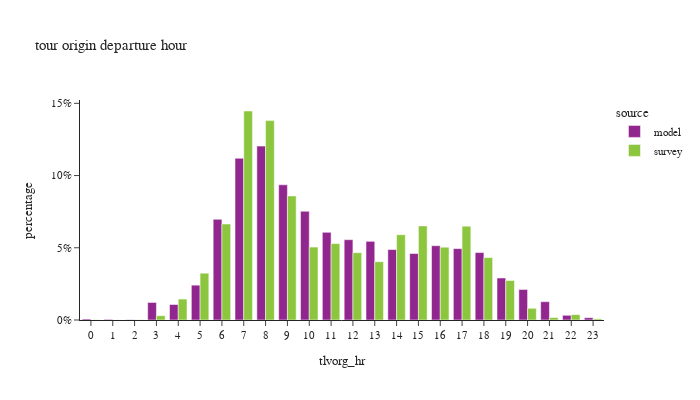

Notebook code for this chart:
### Code cell
df_plot = df_tour.groupby(['tlvorg_hr','source'])['toexpfac'].agg(sample_count='size', toexpfac='sum').reset_index()
df_plot['percentage'] = df_plot.groupby(['source'], group_keys=False)['toexpfac']. \
    apply(lambda x: x / float(x.sum()))

fig = px.bar(df_plot, x="tlvorg_hr", y="percentage", color="source",
             barmode="group",title="tour origin departure hour",
             hover_data=['toexpfac','sample_count'])
fig.update_layout(height=400, width=700, font=dict(size=11),
                  xaxis = dict(dtick = 1, categoryorder='category ascending'),
                  yaxis=dict(tickformat=".0%"))
fig.show()

### Figure 1 — Plotly figure (JSON) as saved in the notebook; plotly's stock layout.template omitted (floating-point values rounded to 4 significant figures)
{"data": [{"alignmentgroup": "True", "customdata": [[3913.0, 3913.0], [2551.0, 2551.0], [994.0, 994.0], [70660.0, 70660.0], [62400.0, 62400.0], [140300.0, 140300.0], [405400.0, 405400.0], [651600.0, 651600.0], [700500.0, 700500.0], [544600.0, 544600.0], [437800.0, 437800.0], [353100.0, 353100.0], [323500.0, 323500.0], [316900.0, 316900.0], [283800.0, 283800.0], [267800.0, 267800.0], [299200.0, 299200.0], [287500.0, 287500.0], [271700.0, 271700.0], [169200.0, 169200.0], [122900.0, 122900.0], [73820.0, 73820.0], [18960.0, 18960.0], [9276.0, 9276.0]], "hovertemplate": "source=model<br>tlvorg_hr=%{x}<br>percentage=%{y}<br>toexpfac=%{customdata[0]}<br>sample_count=%{customdata[1]}<extra></extra>", "legendgroup": "model", "marker": {"color": "#91268F", "pattern": {"shape": ""}}, "name": "model", "offsetgroup": "model", "orientation": "v", "showlegend": true, "textposition": "auto", "type": "bar", "x": [0, 1, 2, 3, 4, 5, 6, 7, 8, 9, 10, 11, 12, 13, 14, 15, 16, 17, 18, 19, 20, 21, 22, 23], "xaxis": "x", "y": [0.0006725, 0.0004384, 0.0001708, 0.01214, 0.01072, 0.02412, 0.06968, 0.112, 0.1204, 0.09359, 0.07525, 0.06068, 0.0556, 0.05447, 0.04878, 0.04603, 0.05142, 0.04942, 0.0467, 0.02908, 0.02112, 0.01269, 0.003259, 0.001594], "yaxis": "y"}, {"alignmentgroup": "True", "customdata": [[813.0, 3.0], [343.5, 2.0], [618.0, 3.0], [14930.0, 25.0], [73100.0, 78.0], [163600.0, 191.0], [335700.0, 553.0], [730800.0, 1232.0], [697200.0, 1310.0], [433900.0, 873.0], [255000.0, 740.0], [267200.0, 625.0], [235300.0, 650.0], [203700.0, 564.0], [298200.0, 602.0], [329100.0, 629.0], [254600.0, 576.0], [328100.0, 738.0], [218200.0, 539.0], [138000.0, 361.0], [40880.0, 149.0], [8590.0, 72.0], [18860.0, 32.0], [4010.0, 10.0]], "hovertemplate": "source=survey<br>tlvorg_hr=%{x}<br>percentage=%{y}<br>toexpfac=%{customdata[0]}<br>sample_count=%{customdata[1]}<extra></extra>", "legendgroup": "survey", "marker": {"color": "#8CC63E", "pattern": {"shape": ""}}, "name": "survey", "offsetgroup": "survey", "orientation": "v", "showlegend": true, "textposition": "auto", "type": "bar", "x": [0, 1, 2, 3, 4, 5, 6, 7, 8, 9, 10, 11, 12, 13, 14, 15, 16, 17, 18, 19, 20, 21, 22, 23], "xaxis": "x", "y": [0.000161, 6.8e-05, 0.0001224, 0.002956, 0.01447, 0.0324, 0.06646, 0.1447, 0.138, 0.08592, 0.05049, 0.0529, 0.04659, 0.04033, 0.05903, 0.06515, 0.0504, 0.06496, 0.04321, 0.02732, 0.008095, 0.001701, 0.003733, 0.000794], "yaxis": "y"}], "layout": {"barmode": "group", "font": {"size": 11}, "height": 400, "legend": {"title": {"text": "source"}, "tracegroupgap": 0}, "title": {"text": "tour origin departure hour"}, "width": 700, "xaxis": {"anchor": "y", "categoryorder": "category ascending", "domain": [0.0, 1.0], "dtick": 1, "title": {"text": "tlvorg_hr"}}, "yaxis": {"anchor": "x", "domain": [0.0, 1.0], "tickformat": ".0%", "title": {"text": "percentage"}}}}
